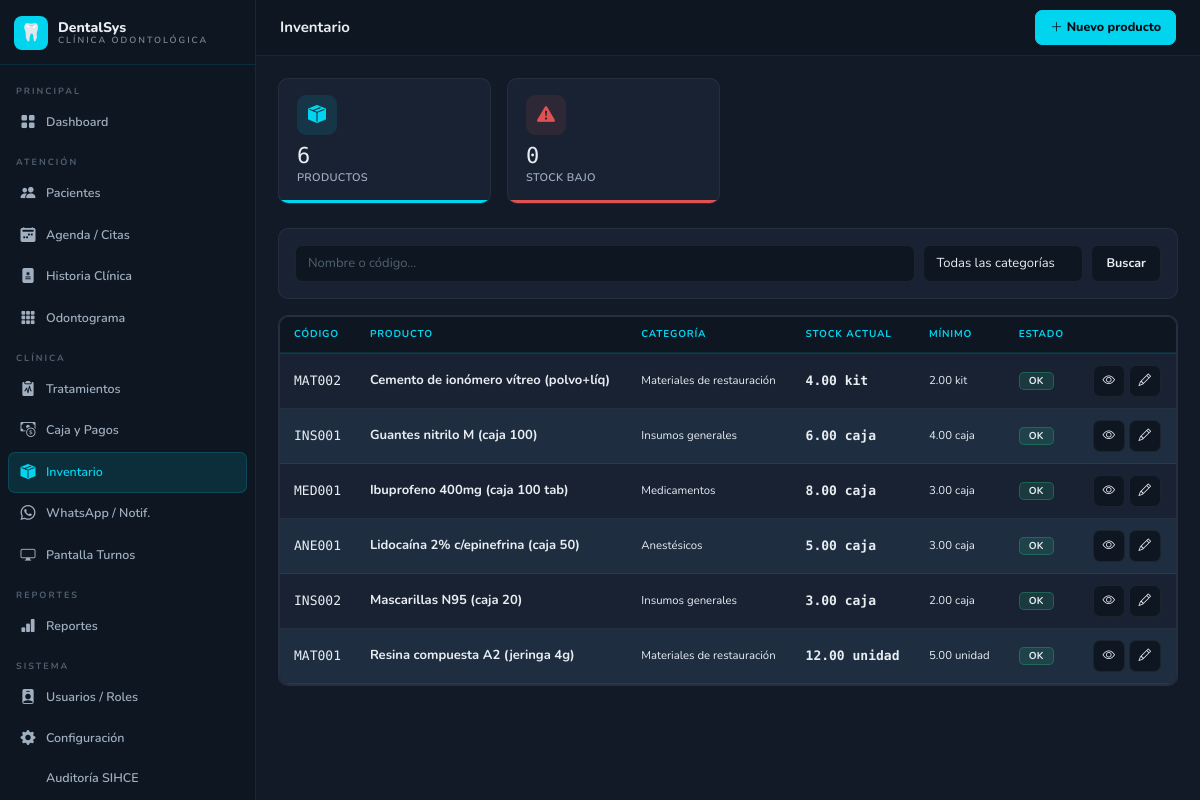
Page /pages/inventario.php (signed in) on the committed database.
### tables this page shows
CREATE TABLE IF NOT EXISTS inventario(id INT UNSIGNED NOT NULL AUTO_INCREMENT,categoria_id INT UNSIGNED DEFAULT NULL,codigo VARCHAR(50) DEFAULT NULL,nombre VARCHAR(200) NOT NULL,descripcion TEXT DEFAULT NULL,unidad VARCHAR(30) DEFAULT 'unidad',stock_actual DECIMAL(10,2) DEFAULT 0,stock_minimo DECIMAL(10,2) DEFAULT 0,precio_costo DECIMAL(10,2) DEFAULT 0,proveedor VARCHAR(200) DEFAULT NULL,activo TINYINT(1) DEFAULT 1,created_at TIMESTAMP DEFAULT CURRENT_TIMESTAMP,updated_at TIMESTAMP DEFAULT CURRENT_TIMESTAMP ON UPDATE CURRENT_TIMESTAMP,PRIMARY KEY(id),KEY idx_cat(categoria_id));

CREATE TABLE IF NOT EXISTS inventario_categorias(id INT UNSIGNED NOT NULL AUTO_INCREMENT,nombre VARCHAR(100) NOT NULL,PRIMARY KEY(id));

### includes/config.php (called while the page is built, shortened)
<?php
function db(): PDO {
    static $pdo = null;
    if (!$pdo) $pdo = new PDO(
        "mysql:host=".DB_HOST.";dbname=".DB_NAME.";charset=utf8mb4",
        DB_USER, DB_PASS,
        [PDO::ATTR_ERRMODE=>PDO::ERRMODE_EXCEPTION,
         PDO::ATTR_DEFAULT_FETCH_MODE=>PDO::FETCH_ASSOC,
         PDO::ATTR_EMULATE_PREPARES=>false]
    );
    return $pdo;
}
function getRol(): string      { return $_SESSION['rol'] ?? ''; }
function esRol(string ...$r): bool { return in_array(getRol(),$r); }
function e(string $s): string { return htmlspecialchars($s,ENT_QUOTES,'UTF-8'); }

### pages/inventario.php (the view, shortened to what this page needs)
<?php
require_once __DIR__.'/../includes/config.php';
$accion=$_GET['accion']??'lista'; $id=(int)($_GET['id']??0);
$cats=db()->query("SELECT * FROM inventario_categorias ORDER BY nombre")->fetchAll();
if($accion==='lista'){
 $titulo='Inventario'; $pagina_activa='inv';
 $q=trim($_GET['q']??''); $cat_f=(int)($_GET['cat']??0); $alerta=$_GET['alerta']??'';
 $w='WHERE i.activo=1'; $pm=[];
 $st=db()->prepare("SELECT i.*,c.nombre AS cat FROM inventario i LEFT JOIN inventario_categorias c ON i.categoria_id=c.id $w ORDER BY i.nombre");
 $st->execute($pm); $lista=$st->fetchAll();
 $total_items=db()->query("SELECT COUNT(*) FROM inventario WHERE activo=1")->fetchColumn();
 $stock_bajo=db()->query("SELECT COUNT(*) FROM inventario WHERE stock_actual<=stock_minimo AND activo=1")->fetchColumn();
 $topbar_act='<a href="?accion=nuevo" class="btn btn-primary"><i class="bi bi-plus-lg me-1"></i>Nuevo producto</a>';
 require_once __DIR__.'/../includes/header.php';
?>
<div class="row g-3 mb-4">
 <div class="col-6 col-md-3"><div class="kpi kc"><div class="kpi-ico"><i class="bi bi-box-seam-fill"></i></div><div class="kpi-v"><?=$total_items?></div><div class="kpi-l">Productos</div><div class="kpi-s"></div></div></div>
 <div class="col-6 col-md-3"><div class="kpi kr"><div class="kpi-ico"><i class="bi bi-exclamation-triangle-fill"></i></div><div class="kpi-v"><?=$stock_bajo?></div><div class="kpi-l">Stock bajo</div><div class="kpi-s"></div></div></div>
</div>
<div class="card mb-3 p-3"><form method="GET" class="d-flex gap-2 flex-wrap">
 <div class="flex-fill" style="min-width:180px"><input type="text" name="q" class="form-control" placeholder="Nombre o código..." value="<?=e($q)?>"></div>
 <select name="cat" class="form-select" style="width:160px"><option value="">Todas las categorías</option>
 <?php foreach($cats as $c): ?><option value="<?=$c['id']?>" <?=$cat_f==$c['id']?'selected':''?>><?=e($c['nombre'])?></option><?php endforeach; ?></select>
 <button type="submit" class="btn btn-dk">Buscar</button>
</form></div>
<div class="card"><div class="table-responsive"><table class="table mb-0">
 <thead><tr><th>Código</th><th>Producto</th><th>Categoría</th><th>Stock actual</th><th>Mínimo</th><th>Estado</th><th></th></tr></thead>
 <tbody>
 <?php foreach($lista as $it): $bajo=$it['stock_actual']<=$it['stock_minimo']; ?>
 <tr>
  <td class="mon" style="color:var(--c);font-size:11px"><?=e($it['codigo']??'—')?></td>
  <td><strong><?=e($it['nombre'])?></strong><?php if($it['descripcion']): ?><br><small><?=e(mb_substr($it['descripcion'],0,45))?></small><?php endif; ?></td>
  <td><small><?=e($it['cat']??'—')?></small></td>
  <td><span class="mon fw-bold <?=$bajo?'':'?'?>" style="color:<?=$bajo?'var(--r)':'var(--t)'?>"><?=$it['stock_actual']?> <?=e($it['unidad'])?></span></td>
  <td><small style="color:var(--t2)"><?=$it['stock_minimo']?> <?=e($it['unidad'])?></small></td>
  <td><span class="badge <?=$bajo?'br':'bg'?>"><?=$bajo?'⚠ BAJO':'OK'?></span></td>
  <td><div class="d-flex gap-1">
   <a href="?accion=ver&id=<?=$it['id']?>" class="btn btn-dk btn-ico"><i class="bi bi-eye"></i></a>
   <a href="?accion=editar&id=<?=$it['id']?>" class="btn btn-dk btn-ico"><i class="bi bi-pencil"></i></a>
  </div></td>
 </tr>
 <?php endforeach; if(!$lista): ?>
 <?php endif; ?></tbody>
</table></div></div>
<?php require_once __DIR__.'/../includes/footer.php';
}

### includes/header.php (shortened to what this page needs)
?><!DOCTYPE html>
<html lang="es">
<head>
<link href="https://cdn.jsdelivr.net/npm/bootstrap@5.3.2/dist/css/bootstrap.min.css" rel="stylesheet">
<link href="https://cdn.jsdelivr.net/npm/bootstrap-icons@1.11.3/font/bootstrap-icons.min.css" rel="stylesheet">
</head>
<body>
<nav class="sb" id="sb">
 <div class="sb-brand">
  <div class="sb-logo">🦷</div>
  <div class="sb-name">DentalSys<small>Clínica Odontológica</small></div>
 </div>
 <div class="sb-nav">
  <?php $r=getRol(); $p=$pagina_activa; ?>
  <div class="sb-sec">Principal</div>
  <a href="<?=BASE_URL?>/index.php" class="<?=$p==='dash'?'act':''?>"><i class="bi bi-grid-fill"></i>Dashboard</a>
  <div class="sb-sec">Atención</div>
  <a href="<?=BASE_URL?>/pages/pacientes.php" class="<?=$p==='pac'?'act':''?>"><i class="bi bi-people-fill"></i>Pacientes</a>
  <a href="<?=BASE_URL?>/pages/citas.php" class="<?=$p==='citas'?'act':''?>"><i class="bi bi-calendar2-week-fill"></i>Agenda / Citas</a>
  <a href="<?=BASE_URL?>/pages/historia_clinica.php" class="<?=$p==='hc'?'act':''?>"><i class="bi bi-file-medical-fill"></i>Historia Clínica</a>
  <a href="<?=BASE_URL?>/pages/odontograma.php" class="<?=$p==='odont'?'act':''?>"><i class="bi bi-grid-3x3-gap-fill"></i>Odontograma</a>
  <div class="sb-sec">Clínica</div>
  <a href="<?=BASE_URL?>/pages/tratamientos.php" class="<?=$p==='trat'?'act':''?>"><i class="bi bi-clipboard2-pulse-fill"></i>Tratamientos</a>
  <?php if(esRol('admin','contador','recepcion')): ?>
  <a href="<?=BASE_URL?>/pages/pagos.php" class="<?=$p==='pagos'?'act':''?>"><i class="bi bi-cash-coin"></i>Caja y Pagos</a>
  <?php endif; ?>
  <a href="<?=BASE_URL?>/pages/inventario.php" class="<?=$p==='inv'?'act':''?>">
   <i class="bi bi-box-seam-fill"></i>Inventario
  </a>
  <a href="<?=BASE_URL?>/pages/notificaciones.php" class="<?=$p==='notif'?'act':''?>"><i class="bi bi-whatsapp"></i>WhatsApp / Notif.</a>
  <a href="<?=BASE_URL?>/pages/turnos.php" class="<?=$p==='turnos'?'act':''?>"><i class="bi bi-display"></i>Pantalla Turnos</a>
  <div class="sb-sec">Reportes</div>
  <a href="<?=BASE_URL?>/pages/reportes.php" class="<?=$p==='rep'?'act':''?>"><i class="bi bi-bar-chart-fill"></i>Reportes</a>
  <?php if(esRol('admin')): ?>
  <div class="sb-sec">Sistema</div>
  <a href="<?=BASE_URL?>/pages/admin/usuarios.php" class="<?=$p==='usr'?'act':''?>"><i class="bi bi-person-badge-fill"></i>Usuarios / Roles</a>
  <a href="<?=BASE_URL?>/pages/admin/configuracion.php" class="<?=$p==='cfg'?'act':''?>"><i class="bi bi-gear-fill"></i>Configuración</a>
  <a href="<?=BASE_URL?>/pages/admin/auditoria.php" class="<?=$p==='audit'?'act':''?>"><i class="bi bi-shield-check-fill"></i>Auditoría SIHCE</a>
  <?php endif; ?>
 </div>
</nav>
<div class="mw">
 <div class="tb">
  <div class="d-flex align-items-center gap-2">
   <span class="tb-title"><?=e($titulo??'')?></span>
  </div>
  <div class="d-flex gap-2 align-items-center">
   <?php
   if(isset($topbar_act)) echo $topbar_act;
   ?>
  </div>
 </div>
 <div class="pb">

### includes/footer.php (shortened to what this page needs)
 </div>
</div>
</body></html>

### rows in the picture
inventario: codigo "MAT002", nombre "Cemento de ionómero vítreo (polvo+líq)", inventario_categorias.nombre "Materiales de restauración", stock_actual "4.00", unidad "kit", stock_minimo "2.00", shows "OK"
inventario: codigo "INS001", nombre "Guantes nitrilo M (caja 100)", inventario_categorias.nombre "Insumos generales", stock_actual "6.00", unidad "caja", stock_minimo "4.00", shows "OK"
inventario: codigo "MED001", nombre "Ibuprofeno 400mg (caja 100 tab)", inventario_categorias.nombre "Medicamentos", stock_actual "8.00", unidad "caja", stock_minimo "3.00", shows "OK"
inventario: codigo "ANE001", nombre "Lidocaína 2% c/epinefrina (caja 50)", inventario_categorias.nombre "Anestésicos", stock_actual "5.00", unidad "caja", stock_minimo "3.00", shows "OK"
inventario: codigo "INS002", nombre "Mascarillas N95 (caja 20)", inventario_categorias.nombre "Insumos generales", stock_actual "3.00", unidad "caja", stock_minimo "2.00", shows "OK"
inventario: codigo "MAT001", nombre "Resina compuesta A2 (jeringa 4g)", inventario_categorias.nombre "Materiales de restauración", stock_actual "12.00", unidad "unidad", stock_minimo "5.00", shows "OK"

### other values in the picture
$titulo "Inventario"
$total_items "6"
$stock_bajo "0"
